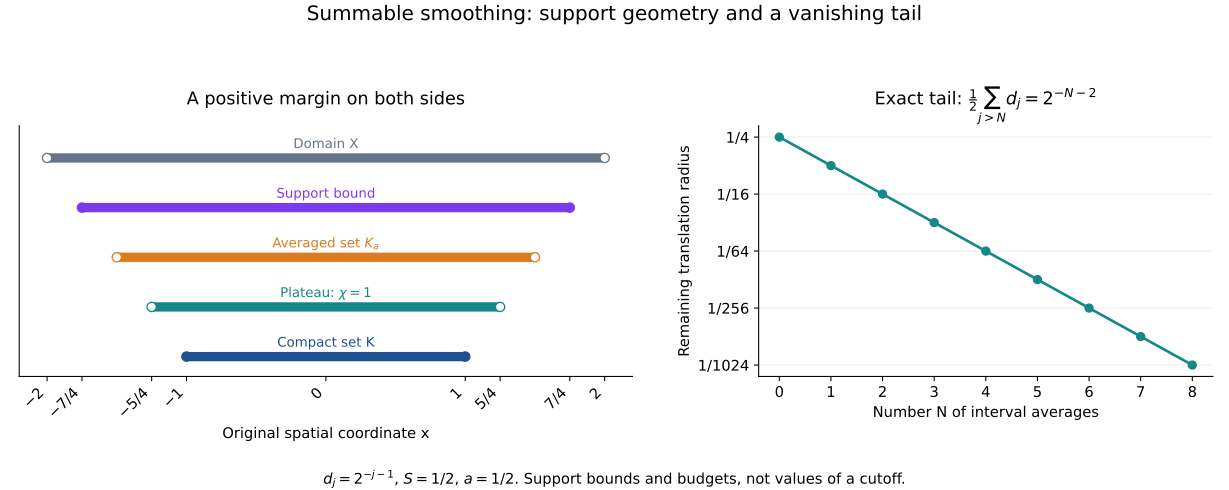

Source code (Python):
"""Exact support intervals and geometric width budget for Theorem 3.
Original figure: GPT-6 Astra (OpenAI), 2026. CC0.
Run with numpy and matplotlib; writes PNG and SVG beside this source.
"""
from pathlib import Path
import numpy as np
import matplotlib
matplotlib.use('Agg')
import matplotlib.pyplot as plt

root=Path(__file__).resolve().parent
plt.rcParams.update({'font.size':11,'axes.spines.top':False,'axes.spines.right':False})
fig,(left,right)=plt.subplots(1,2,figsize=(12.8,5.1),gridspec_kw={'width_ratios':[1.35,1]})
segments=[(-2,2,'Domain X', '#64748b'),(-1.75,1.75,'Support bound', '#7c3aed'),(-1.5,1.5,'Averaged set $K_a$', '#db7c20'),(-1.25,1.25,'Plateau: $\\chi=1$', '#168787'),(-1,1,'Compact set K', '#1d4f91')]
for i,(a,b,label,color) in enumerate(segments):
    y=4-i
    left.plot([a,b],[y,y],color=color,lw=7,solid_capstyle='butt')
    left.scatter([a,b],[y,y],s=48,facecolor='white' if i in [0,2,3] else color,edgecolor=color,zorder=4)
    left.text(0,y+.2,label,ha='center',fontsize=10,color=color)
left.set(xlim=(-2.2,2.2),ylim=(-.4,4.65),yticks=[],xlabel='Original spatial coordinate x',
         xticks=[-2,-1.75,-1.25,-1,0,1,1.25,1.75,2])
left.set_xticklabels(['−2','−7/4','−5/4','−1','0','1','5/4','7/4','2'],rotation=45,ha='right')
left.set_title('A positive margin on both sides',pad=16)
N=np.arange(0,9)
tail=2.0**(-N-2)
right.plot(N,tail,'o-',color='#168787',lw=2)
right.set_yscale('log',base=2)
right.set(xlabel='Number N of interval averages',ylabel='Remaining translation radius',
          xticks=N,yticks=[2.**(-j) for j in [2,4,6,8,10]])
right.set_yticklabels(['1/4','1/16','1/64','1/256','1/1024'])
right.grid(axis='y',alpha=.2)
right.set_title(r'Exact tail: $\frac{1}{2}\sum_{j>N}d_j=2^{-N-2}$',pad=16)
fig.suptitle('Summable smoothing: support geometry and a vanishing tail',fontsize=15,y=.99)
fig.text(.5,.012,r'$d_j=2^{-j-1}$, $S=1/2$, $a=1/2$. Support bounds and budgets, not values of a cutoff.',ha='center',fontsize=11)
fig.tight_layout(rect=(0,.065,1,.93),w_pad=3)
for ext in ['png','svg']:
    p=root/('summable-cutoff-margins.'+ext)
    fig.savefig(p,dpi=190,facecolor='white')
    if ext=='svg':
        p.write_text('\n'.join(line.rstrip() for line in p.read_text(encoding='utf-8').splitlines())+'\n',encoding='utf-8')
assert all(tail==.25*2.**(-N))
print('Exact dyadic tail and support margins rendered.')
